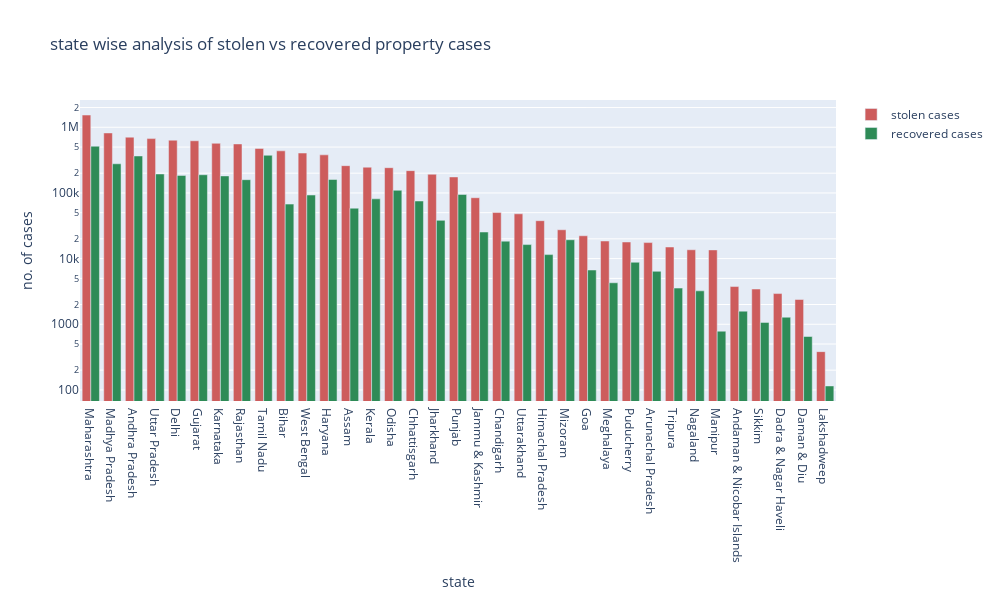

Write notebook code for a chart like this one.
### Code cell
fig = go.Figure()
fig.add_trace(go.Bar(x=cases_state['AREA_NAME'],
                    y=cases_state['CASES_PROPERTY_STOLEN'],
                    name="stolen cases",
                    marker_color="indianred"))
fig.add_trace(go.Bar(x=cases_state['AREA_NAME'],
                    y=cases_state['CASES_PROPERTY_RECOVERED'],
                    name="recovered cases",
                    marker_color="seagreen"))
fig.update_layout(title ="state wise analysis of stolen vs recovered property cases",
                 xaxis_title ="state",
                 yaxis_title ="no. of cases",
                 yaxis_type ="log",
                  barmode="group",
                 height =600,
                 width =1000)
fig.show()

### Figure 1 — Plotly figure (JSON) as saved in the notebook; plotly's stock layout.template omitted (floating-point values rounded to 4 significant figures)
{"data": [{"marker": {"color": "indianred"}, "name": "stolen cases", "type": "bar", "x": ["Maharashtra", "Madhya Pradesh", "Andhra Pradesh", "Uttar Pradesh", "Delhi", "Gujarat", "Karnataka", "Rajasthan", "Tamil Nadu", "Bihar", "West Bengal", "Haryana", "Assam", "Kerala", "Odisha", "Chhattisgarh", "Jharkhand", "Punjab", "Jammu & Kashmir", "Chandigarh", "Uttarakhand", "Himachal Pradesh", "Mizoram", "Goa", "Meghalaya", "Puducherry", "Arunachal Pradesh", "Tripura", "Nagaland", "Manipur", "Andaman & Nicobar Islands", "Sikkim", "Dadra & Nagar Haveli", "Daman & Diu", "Lakshadweep"], "y": [1535782, 819819, 707653, 672276, 635795, 622993, 570524, 557767, 476573, 437835, 405243, 380353, 260312, 246847, 242469, 218707, 192610, 175301, 84564, 50266, 48127, 37781, 27498, 22274, 18543, 17909, 17536, 15025, 13639, 13572, 3753, 3441, 2935, 2386, 383]}, {"marker": {"color": "seagreen"}, "name": "recovered cases", "type": "bar", "x": ["Maharashtra", "Madhya Pradesh", "Andhra Pradesh", "Uttar Pradesh", "Delhi", "Gujarat", "Karnataka", "Rajasthan", "Tamil Nadu", "Bihar", "West Bengal", "Haryana", "Assam", "Kerala", "Odisha", "Chhattisgarh", "Jharkhand", "Punjab", "Jammu & Kashmir", "Chandigarh", "Uttarakhand", "Himachal Pradesh", "Mizoram", "Goa", "Meghalaya", "Puducherry", "Arunachal Pradesh", "Tripura", "Nagaland", "Manipur", "Andaman & Nicobar Islands", "Sikkim", "Dadra & Nagar Haveli", "Daman & Diu", "Lakshadweep"], "y": [515253, 278003, 365664, 194531, 185183, 189343, 181709, 159169, 374758, 67602, 92953, 160311, 58574, 81294, 109710, 75361, 38247, 94791, 25424, 18449, 16353, 11503, 19371, 6706, 4286, 8798, 6404, 3558, 3229, 785, 1584, 1068, 1281, 651, 115]}], "layout": {"barmode": "group", "height": 600, "title": {"text": "state wise analysis of stolen vs recovered property cases"}, "width": 1000, "xaxis": {"title": {"text": "state"}}, "yaxis": {"title": {"text": "no. of cases"}, "type": "log"}}}
